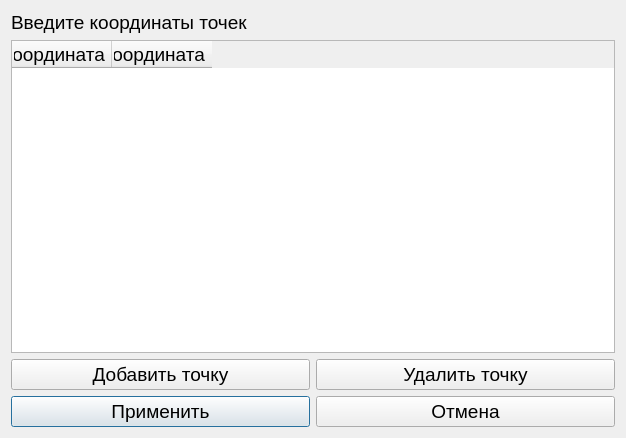
<?xml version="1.0" encoding="UTF-8"?>
<ui version="4.0">
 <class>DialogChosePoints</class>
 <widget class="QDialog" name="DialogChosePoints">
  <property name="geometry">
   <rect>
    <x>0</x>
    <y>0</y>
    <width>626</width>
    <height>438</height>
   </rect>
  </property>
  <property name="font">
   <font>
    <pointsize>14</pointsize>
   </font>
  </property>
  <property name="windowTitle">
   <string>Dialog</string>
  </property>
  <layout class="QGridLayout" name="gridLayout">
   <item row="3" column="0">
    <widget class="QPushButton" name="pushButton_apply">
     <property name="text">
      <string>Применить</string>
     </property>
    </widget>
   </item>
   <item row="1" column="0" colspan="2">
    <widget class="QTableWidget" name="tableWidget_points">
     <attribute name="horizontalHeaderMinimumSectionSize">
      <number>57</number>
     </attribute>
     <attribute name="verticalHeaderMinimumSectionSize">
      <number>31</number>
     </attribute>
     <attribute name="verticalHeaderDefaultSectionSize">
      <number>33</number>
     </attribute>
     <column>
      <property name="text">
       <string>Координата Х</string>
      </property>
     </column>
     <column>
      <property name="text">
       <string>Координата Y</string>
      </property>
     </column>
    </widget>
   </item>
   <item row="0" column="0" colspan="2">
    <widget class="QLabel" name="label_input_points">
     <property name="text">
      <string>Введите координаты точек</string>
     </property>
    </widget>
   </item>
   <item row="3" column="1">
    <widget class="QPushButton" name="pushButton_cancel">
     <property name="text">
      <string>Отмена</string>
     </property>
    </widget>
   </item>
   <item row="2" column="0">
    <widget class="QPushButton" name="pushButton_add">
     <property name="text">
      <string>Добавить точку</string>
     </property>
    </widget>
   </item>
   <item row="2" column="1">
    <widget class="QPushButton" name="pushButton_remove">
     <property name="text">
      <string>Удалить точку</string>
     </property>
    </widget>
   </item>
  </layout>
 </widget>
 <resources/>
 <connections/>
</ui>
